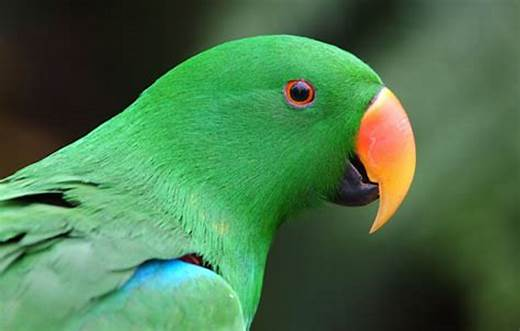
#> input picture Opencv/img/parrot2.jpeg, 520 x 331 px, found by its file name
$ python threshold.py
#> lines starting #> are read from the running program, lines starting #| are printed output that depends on the picture; after the words box and inside, x2 and y2 are one past the last pixel; in counts of white or black regions, pixels touching at a corner belong together
import cv2
import os

img=cv2.imread('img/parrot2.jpeg')
#> img is the input picture: shape (331, 520, 3); mean B, G, R 75.5, 116.7, 73.1

gray_img=cv2.cvtColor(img,cv2.COLOR_BGR2GRAY)
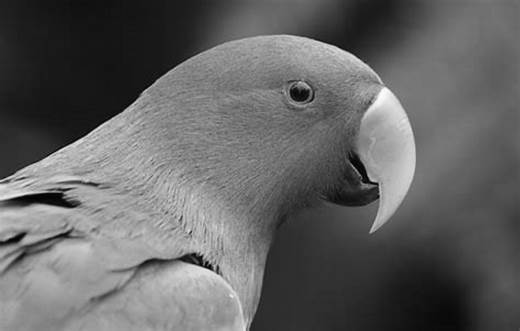
#> gray_img: shape (331, 520); min 0, max 252, mean 99
ret,thresh=cv2.threshold(gray_img,80,255,cv2.THRESH_BINARY)  #global threshold
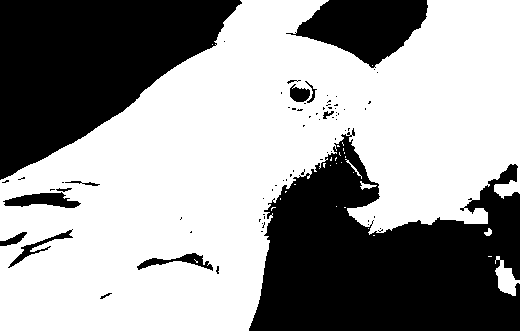
#> thresh: shape (331, 520); 60.8% white; 74 black regions (60 under 20 px), largest, box (x1, y1, x2, y2) and area: (249, 128, 520, 331) 33957, (0, 0, 242, 180) 25464, (286, 0, 428, 68) 5645
thresh=cv2.blur(thresh,(5,53))  #remove unwanted line smothhing the img
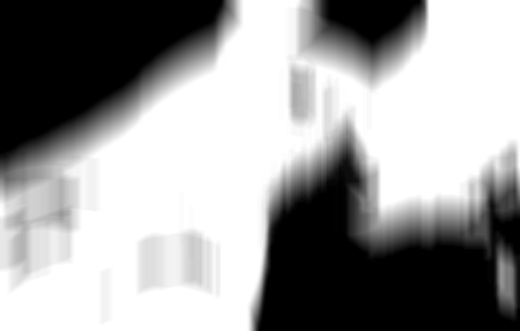
#> thresh: shape (331, 520); min 0, max 255, mean 155
ret,thresh=cv2.threshold(thresh,80,255,cv2.THRESH_BINARY)
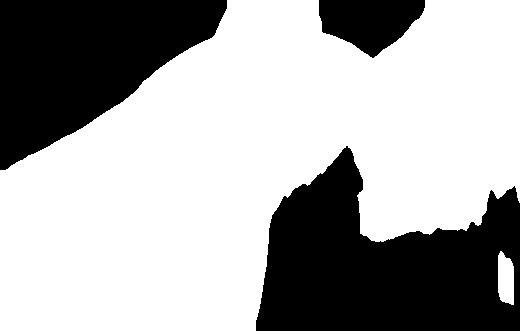
#> thresh: shape (331, 520); 66.3% white; 3 black regions, box (x1, y1, x2, y2) and area: (256, 146, 520, 331) 30758, (0, 0, 227, 170) 23103, (319, 0, 425, 58) 4145

cv2.imshow("grayimg",gray_img)
cv2.imshow("threshold",thresh)

cv2.waitKey(0)

$ run again, with Opencv/img/noise_img.jpeg copied over Opencv/img/parrot2.jpeg
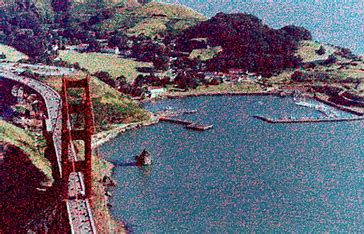
#> input picture Opencv/img/noise_img.jpeg, 364 x 234 px, found by its file name
#> img is the input picture: shape (234, 364, 3); mean B, G, R 111.7, 95.5, 97.1
#> `ret,thresh=cv2.threshold(gray_img,80,255,cv2.THRESH_BINARY)`:
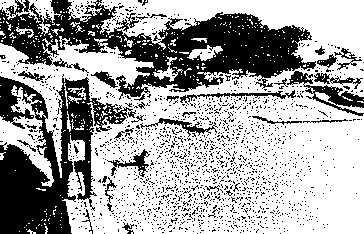
#> thresh: shape (234, 364); 64.9% white; 1699 black regions (1667 under 20 px), largest, box (x1, y1, x2, y2) and area: (0, 0, 316, 100) 13034, (0, 76, 136, 234) 9456, (287, 71, 364, 116) 947
#> `ret,thresh=cv2.threshold(thresh,80,255,cv2.THRESH_BINARY)`:
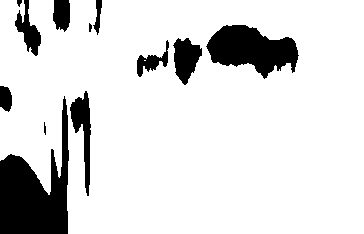
#> thresh: shape (234, 364); 86.3% white; 12 black regions, largest, box (x1, y1, x2, y2) and area: (0, 96, 69, 234) 4906, (206, 25, 299, 79) 3033, (70, 91, 91, 196) 924

$ run again, with Opencv/img/orangecat.jpeg copied over Opencv/img/parrot2.jpeg
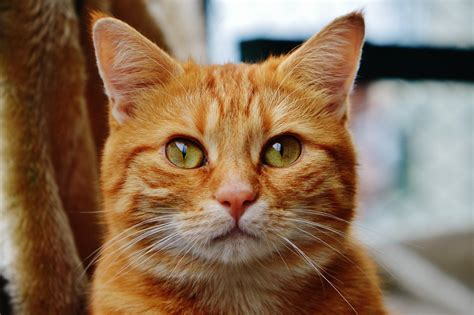
#> input picture Opencv/img/orangecat.jpeg, 474 x 315 px, found by its file name
#> img is the input picture: shape (315, 474, 3); mean B, G, R 85.6, 110.3, 137.7
#> `ret,thresh=cv2.threshold(gray_img,80,255,cv2.THRESH_BINARY)`:
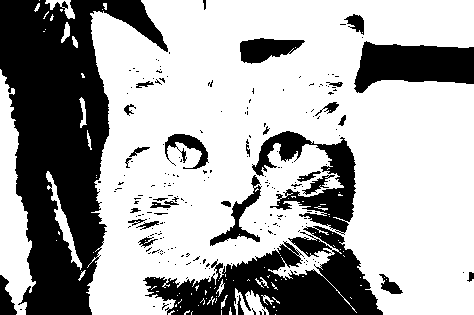
#> thresh: shape (315, 474); 66.6% white; 217 black regions (186 under 20 px), largest, box (x1, y1, x2, y2) and area: (0, 0, 168, 315) 26166, (143, 226, 383, 315) 10262, (354, 41, 474, 93) 4246
#> `ret,thresh=cv2.threshold(thresh,80,255,cv2.THRESH_BINARY)`:
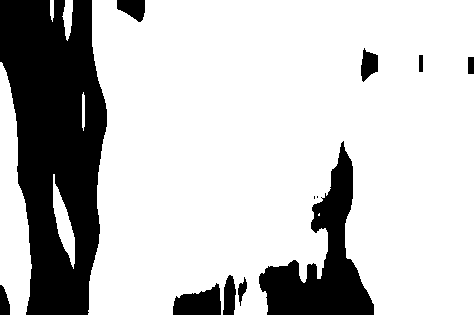
#> thresh: shape (315, 474); 77.1% white; 12 black regions (2 under 20 px), largest, box (x1, y1, x2, y2) and area: (0, 0, 107, 315) 23741, (259, 141, 374, 315) 7613, (173, 283, 221, 315) 1071
